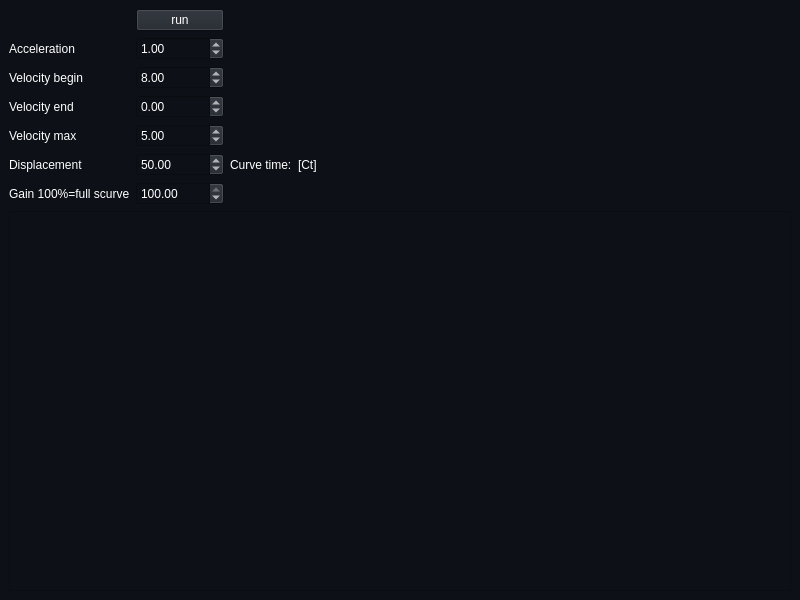
<?xml version="1.0" encoding="UTF-8"?>
<ui version="4.0">
 <class>MainWindow</class>
 <widget class="QMainWindow" name="MainWindow">
  <property name="geometry">
   <rect>
    <x>0</x>
    <y>0</y>
    <width>800</width>
    <height>600</height>
   </rect>
  </property>
  <property name="palette">
   <palette>
    <active>
     <colorrole role="WindowText">
      <brush brushstyle="SolidPattern">
       <color alpha="255">
        <red>255</red>
        <green>255</green>
        <blue>255</blue>
       </color>
      </brush>
     </colorrole>
     <colorrole role="Button">
      <brush brushstyle="SolidPattern">
       <color alpha="255">
        <red>33</red>
        <green>38</green>
        <blue>45</blue>
       </color>
      </brush>
     </colorrole>
     <colorrole role="Text">
      <brush brushstyle="SolidPattern">
       <color alpha="255">
        <red>255</red>
        <green>255</green>
        <blue>255</blue>
       </color>
      </brush>
     </colorrole>
     <colorrole role="ButtonText">
      <brush brushstyle="SolidPattern">
       <color alpha="255">
        <red>255</red>
        <green>255</green>
        <blue>255</blue>
       </color>
      </brush>
     </colorrole>
     <colorrole role="Base">
      <brush brushstyle="SolidPattern">
       <color alpha="255">
        <red>13</red>
        <green>17</green>
        <blue>23</blue>
       </color>
      </brush>
     </colorrole>
     <colorrole role="Window">
      <brush brushstyle="SolidPattern">
       <color alpha="255">
        <red>13</red>
        <green>17</green>
        <blue>23</blue>
       </color>
      </brush>
     </colorrole>
     <colorrole role="ToolTipText">
      <brush brushstyle="SolidPattern">
       <color alpha="255">
        <red>255</red>
        <green>255</green>
        <blue>255</blue>
       </color>
      </brush>
     </colorrole>
     <colorrole role="PlaceholderText">
      <brush brushstyle="SolidPattern">
       <color alpha="128">
        <red>255</red>
        <green>255</green>
        <blue>255</blue>
       </color>
      </brush>
     </colorrole>
    </active>
    <inactive>
     <colorrole role="WindowText">
      <brush brushstyle="SolidPattern">
       <color alpha="255">
        <red>255</red>
        <green>255</green>
        <blue>255</blue>
       </color>
      </brush>
     </colorrole>
     <colorrole role="Button">
      <brush brushstyle="SolidPattern">
       <color alpha="255">
        <red>33</red>
        <green>38</green>
        <blue>45</blue>
       </color>
      </brush>
     </colorrole>
     <colorrole role="Text">
      <brush brushstyle="SolidPattern">
       <color alpha="255">
        <red>255</red>
        <green>255</green>
        <blue>255</blue>
       </color>
      </brush>
     </colorrole>
     <colorrole role="ButtonText">
      <brush brushstyle="SolidPattern">
       <color alpha="255">
        <red>255</red>
        <green>255</green>
        <blue>255</blue>
       </color>
      </brush>
     </colorrole>
     <colorrole role="Base">
      <brush brushstyle="SolidPattern">
       <color alpha="255">
        <red>13</red>
        <green>17</green>
        <blue>23</blue>
       </color>
      </brush>
     </colorrole>
     <colorrole role="Window">
      <brush brushstyle="SolidPattern">
       <color alpha="255">
        <red>13</red>
        <green>17</green>
        <blue>23</blue>
       </color>
      </brush>
     </colorrole>
     <colorrole role="ToolTipText">
      <brush brushstyle="SolidPattern">
       <color alpha="255">
        <red>255</red>
        <green>255</green>
        <blue>255</blue>
       </color>
      </brush>
     </colorrole>
     <colorrole role="PlaceholderText">
      <brush brushstyle="SolidPattern">
       <color alpha="128">
        <red>255</red>
        <green>255</green>
        <blue>255</blue>
       </color>
      </brush>
     </colorrole>
    </inactive>
    <disabled>
     <colorrole role="WindowText">
      <brush brushstyle="SolidPattern">
       <color alpha="255">
        <red>190</red>
        <green>190</green>
        <blue>190</blue>
       </color>
      </brush>
     </colorrole>
     <colorrole role="Button">
      <brush brushstyle="SolidPattern">
       <color alpha="255">
        <red>33</red>
        <green>38</green>
        <blue>45</blue>
       </color>
      </brush>
     </colorrole>
     <colorrole role="Text">
      <brush brushstyle="SolidPattern">
       <color alpha="255">
        <red>190</red>
        <green>190</green>
        <blue>190</blue>
       </color>
      </brush>
     </colorrole>
     <colorrole role="ButtonText">
      <brush brushstyle="SolidPattern">
       <color alpha="255">
        <red>190</red>
        <green>190</green>
        <blue>190</blue>
       </color>
      </brush>
     </colorrole>
     <colorrole role="Base">
      <brush brushstyle="SolidPattern">
       <color alpha="255">
        <red>13</red>
        <green>17</green>
        <blue>23</blue>
       </color>
      </brush>
     </colorrole>
     <colorrole role="Window">
      <brush brushstyle="SolidPattern">
       <color alpha="255">
        <red>13</red>
        <green>17</green>
        <blue>23</blue>
       </color>
      </brush>
     </colorrole>
     <colorrole role="ToolTipText">
      <brush brushstyle="SolidPattern">
       <color alpha="255">
        <red>255</red>
        <green>255</green>
        <blue>255</blue>
       </color>
      </brush>
     </colorrole>
     <colorrole role="PlaceholderText">
      <brush brushstyle="SolidPattern">
       <color alpha="128">
        <red>0</red>
        <green>0</green>
        <blue>0</blue>
       </color>
      </brush>
     </colorrole>
    </disabled>
   </palette>
  </property>
  <property name="windowTitle">
   <string>scurve pro</string>
  </property>
  <widget class="QWidget" name="centralwidget">
   <layout class="QGridLayout" name="gridLayout_3">
    <item row="0" column="0">
     <layout class="QGridLayout" name="gridLayout">
      <item row="3" column="1">
       <widget class="QDoubleSpinBox" name="doubleSpinBox_velocity_end">
        <property name="minimum">
         <double>-100000.000000000000000</double>
        </property>
        <property name="maximum">
         <double>100000.000000000000000</double>
        </property>
        <property name="value">
         <double>0.000000000000000</double>
        </property>
       </widget>
      </item>
      <item row="7" column="0">
       <widget class="QLabel" name="label_4">
        <property name="text">
         <string>Gain 100%=full scurve</string>
        </property>
       </widget>
      </item>
      <item row="6" column="2">
       <widget class="QLabel" name="label_5">
        <property name="text">
         <string>Curve time:</string>
        </property>
       </widget>
      </item>
      <item row="6" column="1">
       <widget class="QDoubleSpinBox" name="doubleSpinBox_displacement">
        <property name="minimum">
         <double>-10000.000000000000000</double>
        </property>
        <property name="maximum">
         <double>10000.000000000000000</double>
        </property>
        <property name="singleStep">
         <double>0.500000000000000</double>
        </property>
        <property name="value">
         <double>50.000000000000000</double>
        </property>
       </widget>
      </item>
      <item row="2" column="1">
       <widget class="QDoubleSpinBox" name="doubleSpinBox_velocity_begin">
        <property name="minimum">
         <double>-10000.000000000000000</double>
        </property>
        <property name="maximum">
         <double>10000.000000000000000</double>
        </property>
        <property name="value">
         <double>8.000000000000000</double>
        </property>
       </widget>
      </item>
      <item row="2" column="0">
       <widget class="QLabel" name="label_3">
        <property name="text">
         <string>Velocity begin</string>
        </property>
       </widget>
      </item>
      <item row="0" column="1">
       <widget class="QPushButton" name="pushButton_run">
        <property name="text">
         <string>run</string>
        </property>
       </widget>
      </item>
      <item row="4" column="0">
       <widget class="QLabel" name="label_2">
        <property name="text">
         <string>Velocity max</string>
        </property>
       </widget>
      </item>
      <item row="4" column="1">
       <widget class="QDoubleSpinBox" name="doubleSpinBox_velocity_max">
        <property name="minimum">
         <double>-10000.000000000000000</double>
        </property>
        <property name="maximum">
         <double>10000.000000000000000</double>
        </property>
        <property name="value">
         <double>5.000000000000000</double>
        </property>
       </widget>
      </item>
      <item row="7" column="1">
       <widget class="QDoubleSpinBox" name="doubleSpinBox_gain">
        <property name="maximum">
         <double>100.000000000000000</double>
        </property>
        <property name="singleStep">
         <double>5.000000000000000</double>
        </property>
        <property name="value">
         <double>100.000000000000000</double>
        </property>
       </widget>
      </item>
      <item row="3" column="0">
       <widget class="QLabel" name="label_velocity_end">
        <property name="text">
         <string>Velocity end</string>
        </property>
       </widget>
      </item>
      <item row="1" column="1">
       <widget class="QDoubleSpinBox" name="doubleSpinBox_acceleration">
        <property name="minimum">
         <double>-10000.000000000000000</double>
        </property>
        <property name="maximum">
         <double>10000.000000000000000</double>
        </property>
        <property name="singleStep">
         <double>0.100000000000000</double>
        </property>
        <property name="value">
         <double>1.000000000000000</double>
        </property>
       </widget>
      </item>
      <item row="1" column="0">
       <widget class="QLabel" name="label_max_acceleration">
        <property name="text">
         <string>Acceleration</string>
        </property>
       </widget>
      </item>
      <item row="6" column="0">
       <widget class="QLabel" name="label">
        <property name="text">
         <string>Displacement</string>
        </property>
       </widget>
      </item>
      <item row="6" column="3">
       <widget class="QLabel" name="label_curve_time">
        <property name="text">
         <string>[Ct]</string>
        </property>
       </widget>
      </item>
      <item row="0" column="3">
       <spacer name="horizontalSpacer">
        <property name="orientation">
         <enum>Qt::Horizontal</enum>
        </property>
        <property name="sizeHint" stdset="0">
         <size>
          <width>40</width>
          <height>20</height>
         </size>
        </property>
       </spacer>
      </item>
     </layout>
    </item>
    <item row="1" column="0">
     <widget class="QFrame" name="frame">
      <property name="sizePolicy">
       <sizepolicy hsizetype="Preferred" vsizetype="Expanding">
        <horstretch>0</horstretch>
        <verstretch>0</verstretch>
       </sizepolicy>
      </property>
      <property name="frameShape">
       <enum>QFrame::StyledPanel</enum>
      </property>
      <property name="frameShadow">
       <enum>QFrame::Raised</enum>
      </property>
      <layout class="QGridLayout" name="gridLayout_2">
       <item row="0" column="0">
        <layout class="QGridLayout" name="gridLayout_opencascade"/>
       </item>
      </layout>
     </widget>
    </item>
   </layout>
  </widget>
 </widget>
 <resources/>
 <connections/>
</ui>
